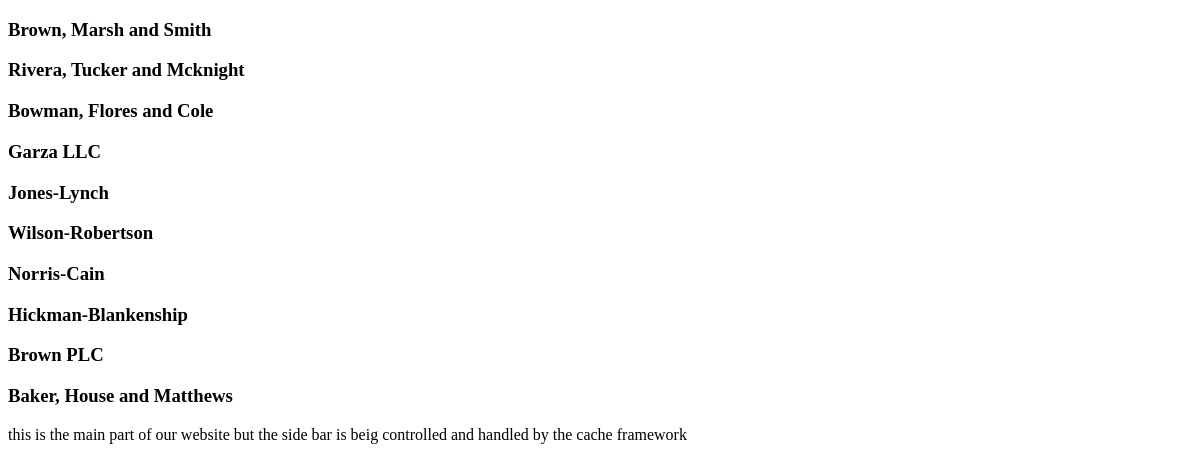
The page /cache/template-cache on the database as committed earlier.
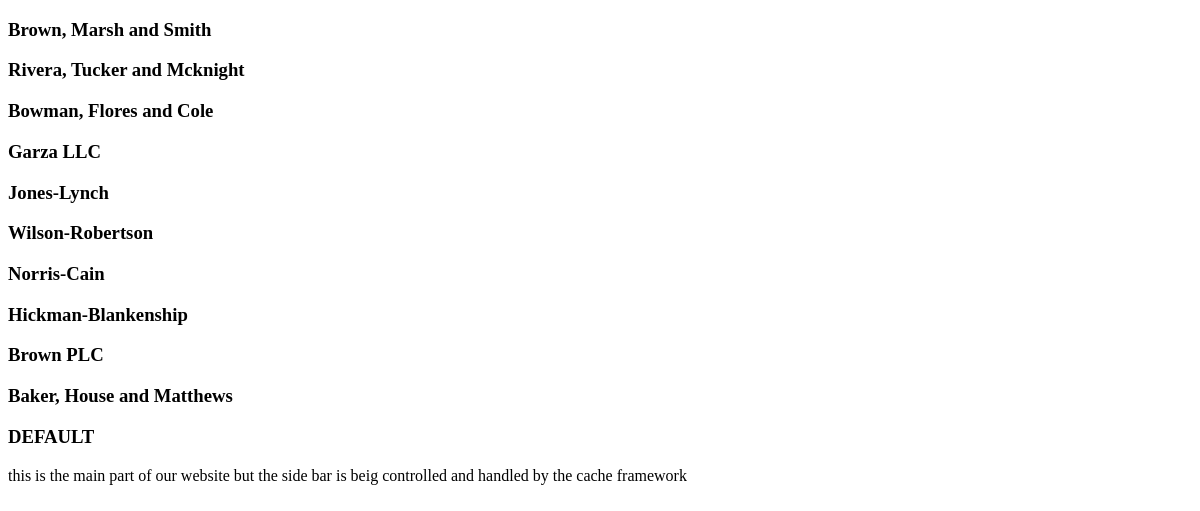
The same page on the database as committed later.
### UsingModels/models.py (models this page shows)
class Publisher(models.Model):
    name = models.CharField(max_length=50)

### UsingCache/views.py (the view)
# urls.py: path('template-cache', views.template_cache)
def template_cache(request):
    return render(request, 'template-cache.html', {'Publisher': Publisher.objects.all()})

### HandlingTemplates/context_processors/site_email.py (called while the page is built)
def siteEmail(request):
    site_email = {'SITE_EMAIL': settings.SITE_TEMPLATE_EMAIL}
    return site_email

### UsingSignals/views.py (called while the page is built)
@receiver([request_started, request_finished])
def log_starttime(*args, **kwargs):
    print(f'request start at {datetime.now()}')

### UsingCache/templates/template-cache.html (shortened to what this page needs)
{% load cache %}
<!DOCTYPE html>
<html lang="en">
<head>
</head>
<body>
    {% cache 200 sidebar  %}
        <aside class="sidebar">
            {% for publisher in Publisher %}
                <h3>{{publisher.name}}</h3>
            {% endfor %}
        </aside>
    {% endcache %}
    <main>
        this is the main part of our website but the side bar is beig controlled and handled by the cache framework
    </main>
</body>
</html>

Rows that differ between the two databases and show on the page:
added Publisher: name "DEFAULT"
